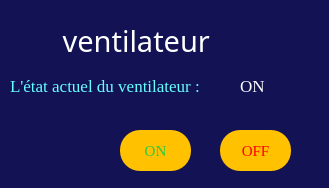
<?xml version="1.0" encoding="UTF-8"?>
<ui version="4.0">
 <class>Form</class>
 <widget class="QWidget" name="Form">
  <property name="geometry">
   <rect>
    <x>0</x>
    <y>0</y>
    <width>329</width>
    <height>188</height>
   </rect>
  </property>
  <property name="windowTitle">
   <string>ventilateur</string>
  </property>
  <property name="styleSheet">
   <string notr="true">QWidget{

background-color: #121254 ;}
</string>
  </property>
  <widget class="QLabel" name="label">
   <property name="geometry">
    <rect>
     <x>40</x>
     <y>10</y>
     <width>221</width>
     <height>61</height>
    </rect>
   </property>
   <property name="styleSheet">
    <string notr="true">QLabel{
   color: #00bfff;
  
   
   
   -webkit-box-shadow: rgba(0,0,0,1) 0 1px 0;
   -moz-box-shadow: rgba(0,0,0,1) 0 1px 0;
   box-shadow: rgba(0,0,0,1) 0 1px 0;
   text-shadow: rgba(0,0,0,.4) 0 1px 0;
   color: #FFFFFF;
   font-size: 29px;
   font-family: Algerian;
   text-decoration: none;
   
}</string>
   </property>
   <property name="text">
    <string>   ventilateur</string>
   </property>
  </widget>
  <widget class="QLabel" name="label_3">
   <property name="geometry">
    <rect>
     <x>10</x>
     <y>70</y>
     <width>221</width>
     <height>31</height>
    </rect>
   </property>
   <property name="font">
    <font>
     <family>Georgia,serif</family>
     <pointsize>-1</pointsize>
     <underline>false</underline>
     <strikeout>false</strikeout>
    </font>
   </property>
   <property name="styleSheet">
    <string notr="true">QLabel{
   
  
   
   
   -webkit-box-shadow: rgba(0,0,0,1) 0 1px 0;
   -moz-box-shadow: rgba(0,0,0,1) 0 1px 0;
   box-shadow: rgba(0,0,0,1) 0 1px 0;
   text-shadow: rgba(0,0,0,.4) 0 1px 0;
   color: #66FFFF ;
   font-size: 17px;
   font-family: Georgia, serif;
   text-decoration: none;
   
}</string>
   </property>
   <property name="text">
    <string>L'état actuel du ventilateur :</string>
   </property>
  </widget>
  <widget class="QLabel" name="label_etat_ventilo">
   <property name="geometry">
    <rect>
     <x>240</x>
     <y>70</y>
     <width>61</width>
     <height>31</height>
    </rect>
   </property>
   <property name="font">
    <font>
     <family>Georgia,serif</family>
     <pointsize>-1</pointsize>
     <underline>false</underline>
     <strikeout>false</strikeout>
    </font>
   </property>
   <property name="styleSheet">
    <string notr="true">QLabel{
   color: rgb(255, 255, 255);
  
   
   
   -webkit-box-shadow: rgba(0,0,0,1) 0 1px 0;
   -moz-box-shadow: rgba(0,0,0,1) 0 1px 0;
   box-shadow: rgba(0,0,0,1) 0 1px 0;
   text-shadow: rgba(0,0,0,.4) 0 1px 0;
   color: rgb(255, 255, 255);
   font-size: 17px;
   font-family: Georgia, serif;
   text-decoration: none;
   
}</string>
   </property>
   <property name="text">
    <string>ON</string>
   </property>
  </widget>
  <widget class="QPushButton" name="btn_on_ventilo">
   <property name="geometry">
    <rect>
     <x>120</x>
     <y>130</y>
     <width>71</width>
     <height>41</height>
    </rect>
   </property>
   <property name="cursor">
    <cursorShape>PointingHandCursor</cursorShape>
   </property>
   <property name="styleSheet">
    <string notr="true">QPushButton {
  background: #ffc100 ;
  background-image: -webkit-linear-gradient(top, #4a4f96, #2d95d6);
  background-image: -moz-linear-gradient(top, #4a4f96, #2d95d6);
  background-image: -ms-linear-gradient(top, #4a4f96, #2d95d6);
  background-image: -o-linear-gradient(top, #4a4f96, #2d95d6);
  background-image: linear-gradient(to bottom, #4a4f96, #2d95d6);
  -webkit-border-radius: 20;
  -moz-border-radius: 20;
  border-radius: 20px;
  text-shadow: 10px 1px 3px #666666;
  font-family: Georgia;
  color: #2ac83e;
  font-size: 15px;
  padding: 10px 20px 10px 20px;
  text-decoration: none;
}
QPushButton:hover {
  background: #4f5a64;
  background-image: -webkit-linear-gradient(top, #3cb0fd, #3498db);
  background-image: -moz-linear-gradient(top, #3cb0fd, #3498db);
  background-image: -ms-linear-gradient(top, #3cb0fd, #3498db);
  background-image: -o-linear-gradient(top, #3cb0fd, #3498db);
  background-image: linear-gradient(to bottom, #3cb0fd, #3498db);
  text-decoration: none;
}

</string>
   </property>
   <property name="text">
    <string>ON</string>
   </property>
  </widget>
  <widget class="QPushButton" name="btn_off_ventilo">
   <property name="geometry">
    <rect>
     <x>220</x>
     <y>130</y>
     <width>71</width>
     <height>41</height>
    </rect>
   </property>
   <property name="cursor">
    <cursorShape>PointingHandCursor</cursorShape>
   </property>
   <property name="styleSheet">
    <string notr="true">QPushButton {
  background:  #ffc100 ;
  background-image: -webkit-linear-gradient(top, #4a4f96, #2d95d6);
  background-image: -moz-linear-gradient(top, #4a4f96, #2d95d6);
  background-image: -ms-linear-gradient(top, #4a4f96, #2d95d6);
  background-image: -o-linear-gradient(top, #4a4f96, #2d95d6);
  background-image: linear-gradient(to bottom, #4a4f96, #2d95d6);
  -webkit-border-radius: 20;
  -moz-border-radius: 20;
  border-radius: 20px;
  text-shadow: 10px 1px 3px #666666;
  font-family: Georgia;
  color: #FF0000;
  font-size: 15px;
  padding: 10px 20px 10px 20px;
  text-decoration: none;
}
QPushButton:hover {
  background: #4f5a64;
  background-image: -webkit-linear-gradient(top, #3cb0fd, #3498db);
  background-image: -moz-linear-gradient(top, #3cb0fd, #3498db);
  background-image: -ms-linear-gradient(top, #3cb0fd, #3498db);
  background-image: -o-linear-gradient(top, #3cb0fd, #3498db);
  background-image: linear-gradient(to bottom, #3cb0fd, #3498db);
  text-decoration: none;
}

</string>
   </property>
   <property name="text">
    <string>OFF</string>
   </property>
   <property name="iconSize">
    <size>
     <width>80</width>
     <height>8</height>
    </size>
   </property>
  </widget>
  <widget class="QLabel" name="label_2">
   <property name="geometry">
    <rect>
     <x>20</x>
     <y>100</y>
     <width>81</width>
     <height>91</height>
    </rect>
   </property>
   <property name="text">
    <string/>
   </property>
   <property name="pixmap">
    <pixmap resource="photos.qrc">:/newPrefix/fan64.png</pixmap>
   </property>
  </widget>
 </widget>
 <resources>
  <include location="photos.qrc"/>
  <include location="D:/python/Lib/site-packages/PyQt4/photos.qrc"/>
 </resources>
 <connections/>
</ui>
